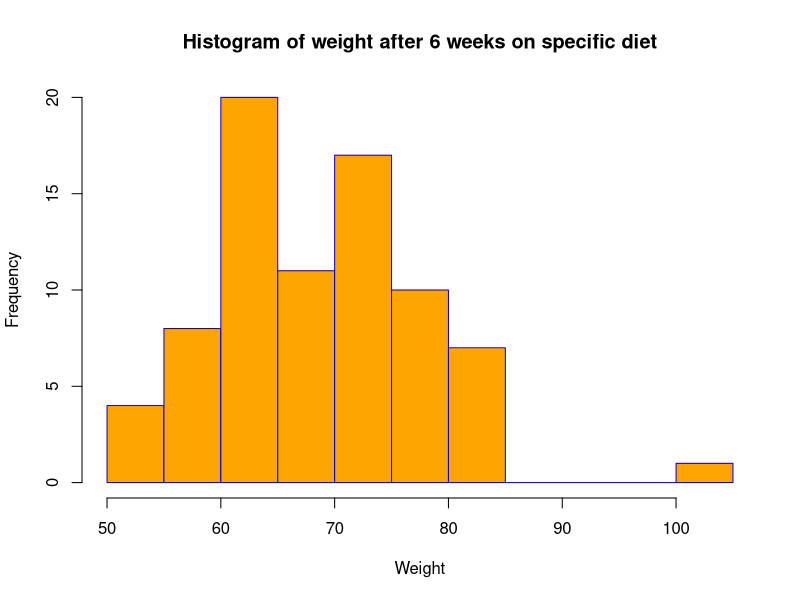
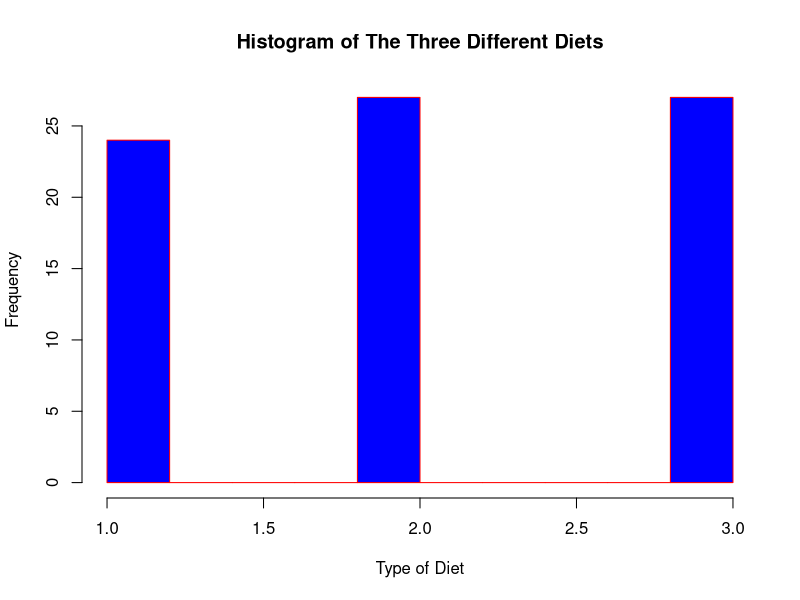

Here is the R script that generated these plots, in order: (Note: this script raises an error after producing the figures.)
## ---- chunk 1
knitr::opts_chunk$set(echo = TRUE)
## ---- chunk 2
diet=read.csv("diet.csv")
diet
## ---- chunk 3
# Research Question :which diet is the best for losing weight? 
#I will be running a two sample t-test
#HO: There is no difference between the two groups
#HA: there is a difference between the two groups

#Create a histogram of the data.


hist(diet$weight6weeks,
     main="Histogram of weight after 6 weeks on specific diet",
     xlab="Weight",
     border="blue",
     col="orange",
     )

hist(diet$Diet,
     main="Histogram of The Three Different Diets",
     xlab="Type of Diet",
     border="red",
     col="blue",
     )


#Repeat t-test for pre and post weight
hist(diet$weight.loss,
     main="Histogram of weight loss differences",
     xlab="weight",
     border="red",
     col="blue",
     )
#Let check mean weight losses of Diet 1 and Diet 3.
t.test(weight.loss~Diet,data=diet[diet$Diet!="2",],var.equal = TRUE)
#p<0.05 therefore we reject HO and accept HA
#!= means youre not including that thing, in this case diet 2 

# difference of means between the weight losses of Diet 1 and Diet 2 using Student’s t-test 
t.test(weight.loss~Diet,data=diet[diet$Diet!="3",],var.equal = TRUE)

#p>0.05 therefore we accept HO.


## ---- chunk 4
#First, I would like to make a new column "weight.loss" that tells us the difference between the intial and final weights after dieting.
diet$weight.loss = diet$pre.weight - diet$weight6weeks 

#Boxplot
boxplot(weight.loss~Diet,data=diet,col="orange",
        main="Boxplot of Weight Loss Differences Per Diet Type",
        ylab = "Weight loss (kg)", xlab = "Diet type")
abline(h=0,col="blue")


## ---- chunk 5
#run a Fisher’s, Welch’s and Kruskal-Wallis one-way ANOVA
diet.fisher=aov(weight.loss~Diet,data=diet)
diet.welch= oneway.test(weight.loss~Diet,data=diet)
diet.kruskal= kruskal.test(weight.loss~Diet,data=diet)

summary(diet.fisher)
print(diet.welch)
print(diet.kruskal)

#You see the same results for the fishers ANOVA and ttest for pre.weight and weight6weeks


summary(aov(weight.loss~Diet,data=diet[diet$Diet!="2",]))

#model checks

shapiro.test(residuals(diet.fisher))
hist(residuals(diet.fisher))


leveneTest(diet.fisher)

TukeyHSD(diet.fisher)
plot(TukeyHSD(diet.fisher))

##the data set does meet the assumptions required for an anova
#after running the Shapiro-Wilk's test, it is noted that the residuals of the fitted model are not normally distributed.
## ---- chunk 6

